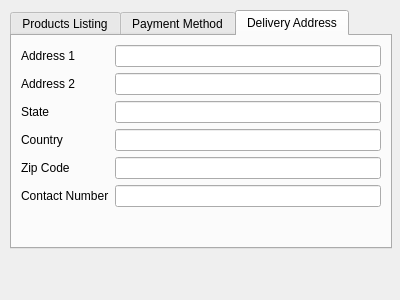
<?xml version="1.0" encoding="UTF-8"?>
<ui version="4.0">
 <class>Dialog</class>
 <widget class="QDialog" name="Dialog">
  <property name="geometry">
   <rect>
    <x>0</x>
    <y>0</y>
    <width>400</width>
    <height>300</height>
   </rect>
  </property>
  <property name="windowTitle">
   <string>Dialog</string>
  </property>
  <widget class="QTabWidget" name="tabWidget">
   <property name="geometry">
    <rect>
     <x>10</x>
     <y>10</y>
     <width>382</width>
     <height>239</height>
    </rect>
   </property>
   <property name="currentIndex">
    <number>2</number>
   </property>
   <widget class="QWidget" name="tab">
    <attribute name="title">
     <string>Products Listing</string>
    </attribute>
    <widget class="QWidget" name="">
     <property name="geometry">
      <rect>
       <x>10</x>
       <y>20</y>
       <width>128</width>
       <height>121</height>
      </rect>
     </property>
     <layout class="QVBoxLayout" name="verticalLayout">
      <item>
       <widget class="QCheckBox" name="checkBox">
        <property name="text">
         <string>Cell Phone $150</string>
        </property>
       </widget>
      </item>
      <item>
       <widget class="QCheckBox" name="checkBox_2">
        <property name="text">
         <string>Laptop $500</string>
        </property>
       </widget>
      </item>
      <item>
       <widget class="QCheckBox" name="checkBox_3">
        <property name="text">
         <string>Camera $250</string>
        </property>
       </widget>
      </item>
      <item>
       <widget class="QCheckBox" name="checkBox_4">
        <property name="text">
         <string>Shoes $ 200</string>
        </property>
       </widget>
      </item>
      <item>
       <widget class="QPushButton" name="pushButton">
        <property name="text">
         <string>Add to Cart</string>
        </property>
       </widget>
      </item>
     </layout>
    </widget>
   </widget>
   <widget class="QWidget" name="tab_3">
    <attribute name="title">
     <string>Payment Method</string>
    </attribute>
    <widget class="QWidget" name="">
     <property name="geometry">
      <rect>
       <x>20</x>
       <y>20</y>
       <width>130</width>
       <height>83</height>
      </rect>
     </property>
     <layout class="QVBoxLayout" name="verticalLayout_2">
      <item>
       <widget class="QCheckBox" name="checkBox_5">
        <property name="text">
         <string>Debit Card</string>
        </property>
       </widget>
      </item>
      <item>
       <widget class="QCheckBox" name="checkBox_7">
        <property name="text">
         <string>Credit Card</string>
        </property>
       </widget>
      </item>
      <item>
       <widget class="QCheckBox" name="checkBox_6">
        <property name="text">
         <string>Net Banking</string>
        </property>
       </widget>
      </item>
      <item>
       <widget class="QCheckBox" name="checkBox_8">
        <property name="text">
         <string>Cash On Delivery</string>
        </property>
       </widget>
      </item>
     </layout>
    </widget>
   </widget>
   <widget class="QWidget" name="tab_2">
    <attribute name="title">
     <string>Delivery Address</string>
    </attribute>
    <layout class="QFormLayout" name="formLayout">
     <item row="0" column="0">
      <widget class="QLabel" name="label">
       <property name="text">
        <string>Address 1</string>
       </property>
      </widget>
     </item>
     <item row="0" column="1">
      <widget class="QLineEdit" name="lineEdit"/>
     </item>
     <item row="1" column="0">
      <widget class="QLabel" name="label_2">
       <property name="text">
        <string>Address 2</string>
       </property>
      </widget>
     </item>
     <item row="1" column="1">
      <widget class="QLineEdit" name="lineEdit_2"/>
     </item>
     <item row="2" column="0">
      <widget class="QLabel" name="label_3">
       <property name="text">
        <string>State</string>
       </property>
      </widget>
     </item>
     <item row="2" column="1">
      <widget class="QLineEdit" name="lineEdit_3"/>
     </item>
     <item row="3" column="0">
      <widget class="QLabel" name="label_4">
       <property name="text">
        <string>Country</string>
       </property>
      </widget>
     </item>
     <item row="3" column="1">
      <widget class="QLineEdit" name="lineEdit_4"/>
     </item>
     <item row="4" column="0">
      <widget class="QLabel" name="label_6">
       <property name="text">
        <string>Zip Code</string>
       </property>
      </widget>
     </item>
     <item row="4" column="1">
      <widget class="QLineEdit" name="lineEdit_5"/>
     </item>
     <item row="5" column="0">
      <widget class="QLabel" name="label_5">
       <property name="text">
        <string>Contact Number</string>
       </property>
      </widget>
     </item>
     <item row="5" column="1">
      <widget class="QLineEdit" name="lineEdit_6"/>
     </item>
    </layout>
   </widget>
  </widget>
 </widget>
 <resources/>
 <connections/>
</ui>
